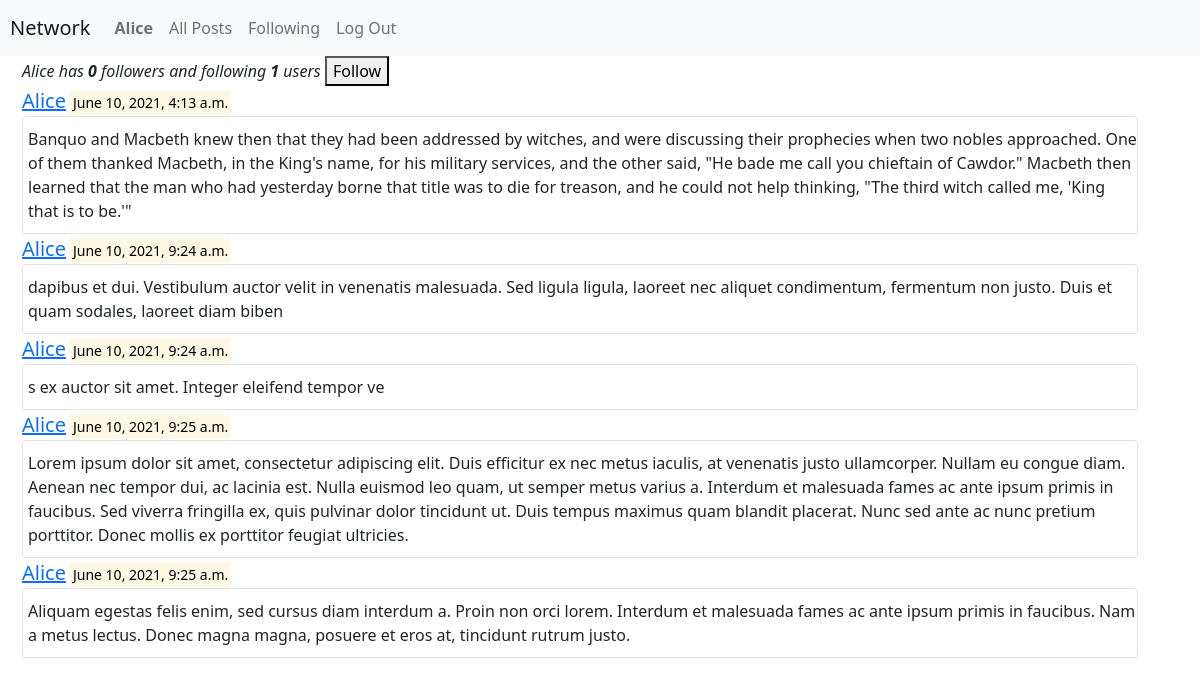
Page /profile/Alice (signed in) on the earlier database version.
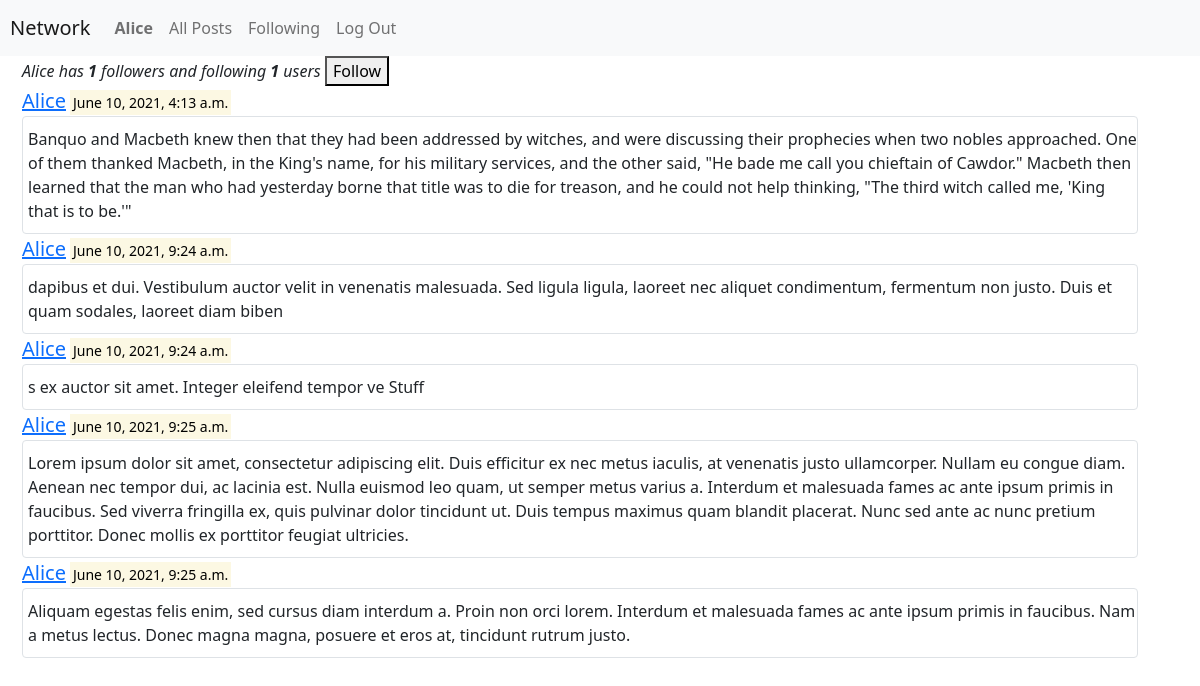
Same page on the later database version.
### network/models.py (models this page shows, shortened)
class Post(models.Model):
    id = models.AutoField(primary_key=True)
    contents = models.TextField()
    created_by = models.ForeignKey(User, on_delete=models.CASCADE)
    created_at = models.DateTimeField(auto_now_add=True)
    likes = models.IntegerField(default=0)
    updated_at = models.DateTimeField(auto_now_add=True)
    deleted_at = models.DateTimeField(blank=True, null=True)

class User(AbstractUser):
    posts = models.ManyToManyField('Post',blank=True)
    follow = models.ManyToManyField('UserFollowing',blank=True)

### network/views.py (the view)
def profile_view(request, profile_id):
    profile = User.objects.get(username=profile_id)
    following = len(profile.follow.all())
    followers = 0
    for u in User.objects.all():
        if u.follow.filter(following=profile):
            followers+=1
    if request.user.follow.filter(following=profile):
        button_state = False
    else:
        button_state = True
    return render(request, 'network/profile.html', {
        'profile': profile,
        'posts':profile.posts.all(),
        'following': following,
        'followers':followers,
        'is_following':button_state
    })

### network/templates/network/profile.html (shortened to what this page needs)
{% extends "network/layout.html" %}
{% load static %}
{% block body %}
    <div class="container">
        {% if user.is_authenticated %}
        <i>{{profile.username}} has <strong>{{followers}}</strong> followers</i>
        <i>and following <strong>{{following}}</strong> users</i>
        {% if is_following %}
            <button id="follow-btn" data-username="{{profile.username}}" data-toggle="tooltip">Follow</button>
        {% else %}
            <button id="follow-btn" data-username="{{profile.username}}" data-toggle="tooltip">Unfollow</button>
        {% endif %}
        {% for post in posts %}
            <div>
                <div class="post" data-postid="{{post.pk}}">
                    <a class="lead" href="{% url 'profile' profile_id=post.created_by.username %}">{{post.created_by.username}}</a>
                    <mark class="small">{{post.created_at}}</mark>
                    <div class='post-misc border rounded'>
                        <div class ='text-content' style="margin-left: 5px;margin-top: 10px; margin-bottom:10px;">{{post.contents}}</div>
                    </div>
                </div>
            </div>
        {% endfor %}
        {% endif %}
    </div>
{% endblock %}

Differences in the rows shown:
changed Post: contents "s ex auctor sit amet. Integer eleifend tempor ve" → "s ex auctor sit amet. Integer eleifend tempor ve Stuff"
Other differences:
{{ followers }}: "0" → "1"
